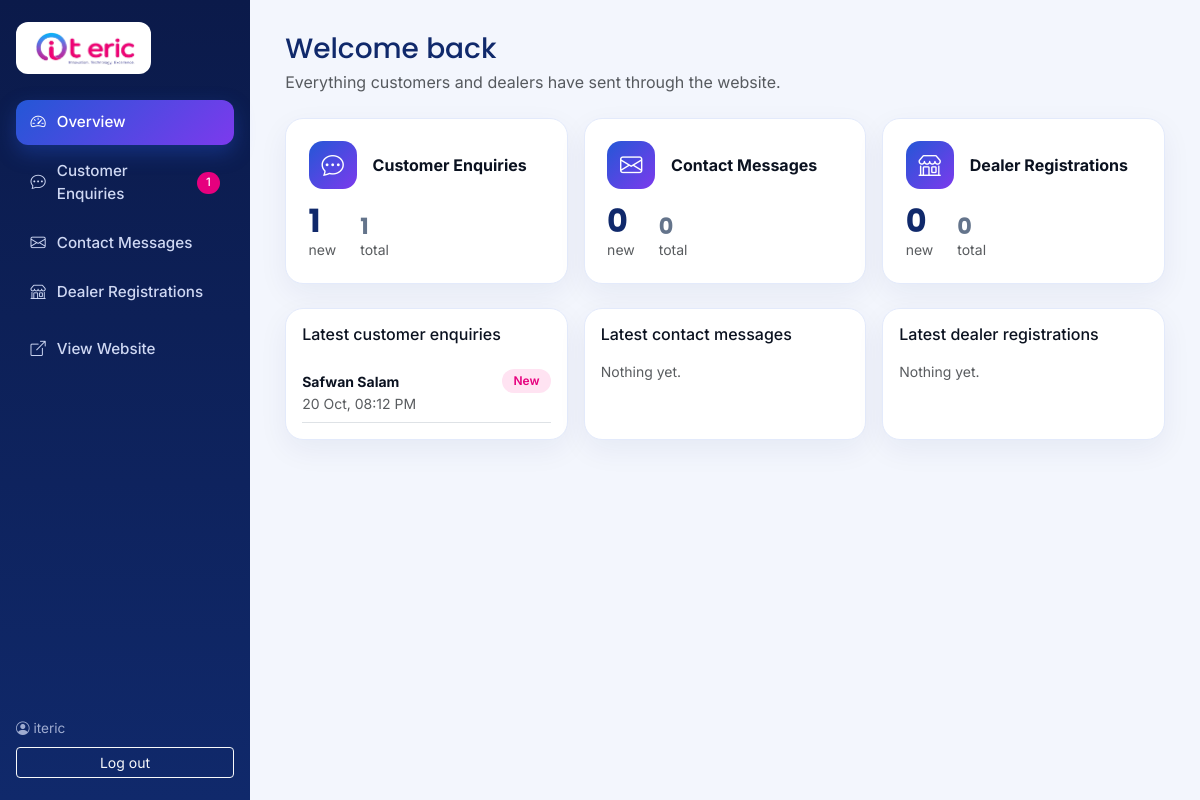
The page /dashboard/ (signed in) on the database its author committed.
### main/models.py (models this page shows, shortened)
class CustomerEnquiry(models.Model):
    name = models.CharField(max_length=100)
    phone = models.CharField(max_length=15)
    email = models.EmailField()
    product_interest = models.CharField(max_length=200, blank=True)
    message = models.TextField()
    status = models.CharField(max_length=10, choices=ENQUIRY_STATUS, default='new')
    created = models.DateTimeField(auto_now_add=True)

### main/dashboard.py (the view)
# urls.py: path('dashboard/', dashboard.dashboard_home, name='dashboard_home'),
@staff_only
def dashboard_home(request):
    cards = []
    for key, cfg in KINDS.items():
        qs = cfg['model'].objects.all()
        cards.append(dict(key=key, title=cfg['title'], icon=cfg['icon'],
                          total=qs.count(), new=qs.filter(status='new').count(),
                          recent=qs.order_by('-created')[:5]))
    return render(request, 'dashboard/home.html',
                  {'cards': cards, 'nav': _nav(), 'active': 'home'})

### main/dashboard.py (called while the page is built)
def _nav():
    return [dict(key=k, title=v['title'], icon=v['icon'],
                 new=v['model'].objects.filter(status='new').count())
            for k, v in KINDS.items()]

### templates/dashboard/home.html (shortened to what this page needs)
{% extends 'dashboard/base.html' %}
{% block body %}
<h3 class="mb-1">Welcome back</h3>
<p class="text-muted mb-4">Everything customers and dealers have sent through the website.</p>
<div class="row g-3 mb-4">
  {% for c in cards %}
  <div class="col-md-4">
    <a class="cardx stat" href="{% url 'dashboard_list' c.key %}">
      <div class="d-flex align-items-center gap-3 mb-3"><div class="ic"><i class="bi {{ c.icon }}"></i></div><strong>{{ c.title }}</strong></div>
      <div class="d-flex align-items-end gap-4">
        <div><div class="num">{{ c.new }}</div><small class="text-muted">new</small></div>
        <div><div class="num" style="font-size:1.4rem;color:#64748b">{{ c.total }}</div><small class="text-muted">total</small></div>
      </div>
    </a>
  </div>
  {% endfor %}
</div>
<div class="row g-3">
  {% for c in cards %}
  <div class="col-lg-4">
    <div class="cardx p-3 h-100">
      <h6 class="mb-3">Latest {{ c.title|lower }}</h6>
      {% for o in c.recent %}
        <div class="d-flex justify-content-between align-items-start py-2 border-bottom">
          <div><strong class="small">{% if o.company %}{{ o.company }}{% else %}{{ o.name }}{% endif %}</strong>
            <div class="text-muted small">{{ o.created|date:"d M, h:i A" }}</div></div>
          <span class="pill {{ o.status }}">{{ o.get_status_display }}</span>
        </div>
      {% empty %}<p class="text-muted small mb-0">Nothing yet.</p>{% endfor %}
    </div>
  </div>
  {% endfor %}
</div>
{% endblock %}

### templates/dashboard/base.html (shortened to what this page needs)
{% load static %}
<!doctype html>
<html lang="en">
<head>
  <link href="https://cdn.jsdelivr.net/npm/bootstrap@5.3.3/dist/css/bootstrap.min.css" rel="stylesheet">
  <link href="https://cdn.jsdelivr.net/npm/bootstrap-icons@1.11.3/font/bootstrap-icons.min.css" rel="stylesheet">
</head>
<body>
{% if user.is_authenticated %}
<aside class="side">
  <a href="{% url 'home' %}" class="logo"><img src="{% static 'img/it_eric_logo.png' %}" alt="IT Eric"></a>
  <a class="nav-i {% if active == 'home' %}on{% endif %}" href="{% url 'dashboard_home' %}"><i class="bi bi-speedometer2"></i> Overview</a>
  {% for n in nav %}
    <a class="nav-i {% if active == n.key %}on{% endif %}" href="{% url 'dashboard_list' n.key %}"><i class="bi {{ n.icon }}"></i> {{ n.title }}{% if n.new %}<span class="badge-new">{{ n.new }}</span>{% endif %}</a>
  {% endfor %}
  <a class="nav-i mt-2" href="{% url 'home' %}"><i class="bi bi-box-arrow-up-right"></i> View Website</a>
  <div class="bottom">
    <div class="mb-2 opacity-75"><i class="bi bi-person-circle"></i> {{ user.get_username }}</div>
    <form method="post" action="{% url 'dashboard_logout' %}">{% csrf_token %}<button class="btn btn-sm btn-outline-light">Log out</button></form>
  </div>
</aside>
{% endif %}
<main class="{% if user.is_authenticated %}main{% endif %}">{% block body %}{% endblock %}</main>
</body>
</html>

### templates/dashboard/base.html (style rules this page uses)
:root { --navy:#10296b; --blue:#2457d6; --pink:#e6007e; --ink:#0b1220; --bg:#f3f6fd; }
body { font-family:'Inter',sans-serif; background:var(--bg); color:var(--ink); }
h1,h2,h3,h4,h5 { font-family:'Poppins',sans-serif; color:var(--navy); }
.side { position:fixed; inset:0 auto 0 0; width:250px; background:linear-gradient(180deg,#0b1a4a,#10296b); color:#cfd8f3; padding:1.4rem 1rem; display:flex; flex-direction:column; z-index:20; }
.side .logo { background:#fff; border-radius:12px; padding:.55rem .8rem; display:inline-flex; margin-bottom:1.6rem; width:fit-content; }
.side .logo img { height:34px; display:block; }
.side a.nav-i { display:flex; align-items:center; gap:.7rem; color:#cfd8f3; text-decoration:none; padding:.7rem .9rem; border-radius:12px; margin-bottom:.25rem; font-weight:500; font-size:.95rem; }
.side a.nav-i.on { background:linear-gradient(135deg,var(--blue),#7c3aed); color:#fff; box-shadow:0 8px 20px rgba(36,87,214,.35); }
.side .badge-new { margin-left:auto; background:var(--pink); color:#fff; border-radius:50px; font-size:.72rem; padding:.15rem .55rem; }
.side .bottom { margin-top:auto; font-size:.85rem; }
.side .bottom .btn { width:100%; }
.main { margin-left:250px; padding:2rem 2.2rem; }
.cardx { background:#fff; border:1px solid #e3eafb; border-radius:18px; box-shadow:0 10px 30px rgba(16,41,107,.06); }
.stat { padding:1.4rem; display:block; text-decoration:none; color:inherit; transition:.25s; height:100%; }
.stat .ic { width:48px; height:48px; border-radius:14px; display:grid; place-items:center; font-size:1.4rem; color:#fff; background:linear-gradient(135deg,var(--blue),#7c3aed); }
.stat .num { font-family:'Poppins',sans-serif; font-weight:700; font-size:2rem; color:var(--navy); line-height:1; }
.pill { display:inline-block; padding:.2rem .7rem; border-radius:50px; font-size:.75rem; font-weight:600; }
.pill.new { background:#ffe3f2; color:var(--pink); }

### rows shown on the page
CustomerEnquiry: name "Safwan Salam", created "20 Oct, 08:12 PM", status "New"

### other values the page prints
{{ n.title }} "Customer Enquiries" "Contact Messages" "Dealer Registrations"
{{ n.new }} "1"
{{ user.get_username }} "iteric"
{{ c.title }} "Customer Enquiries" "Contact Messages" "Dealer Registrations"
{{ c.new }} "1" "0" "0"
{{ c.total }} "1" "0" "0"
{{ c.title|lower }} "customer enquiries" "contact messages" "dealer registrations"
